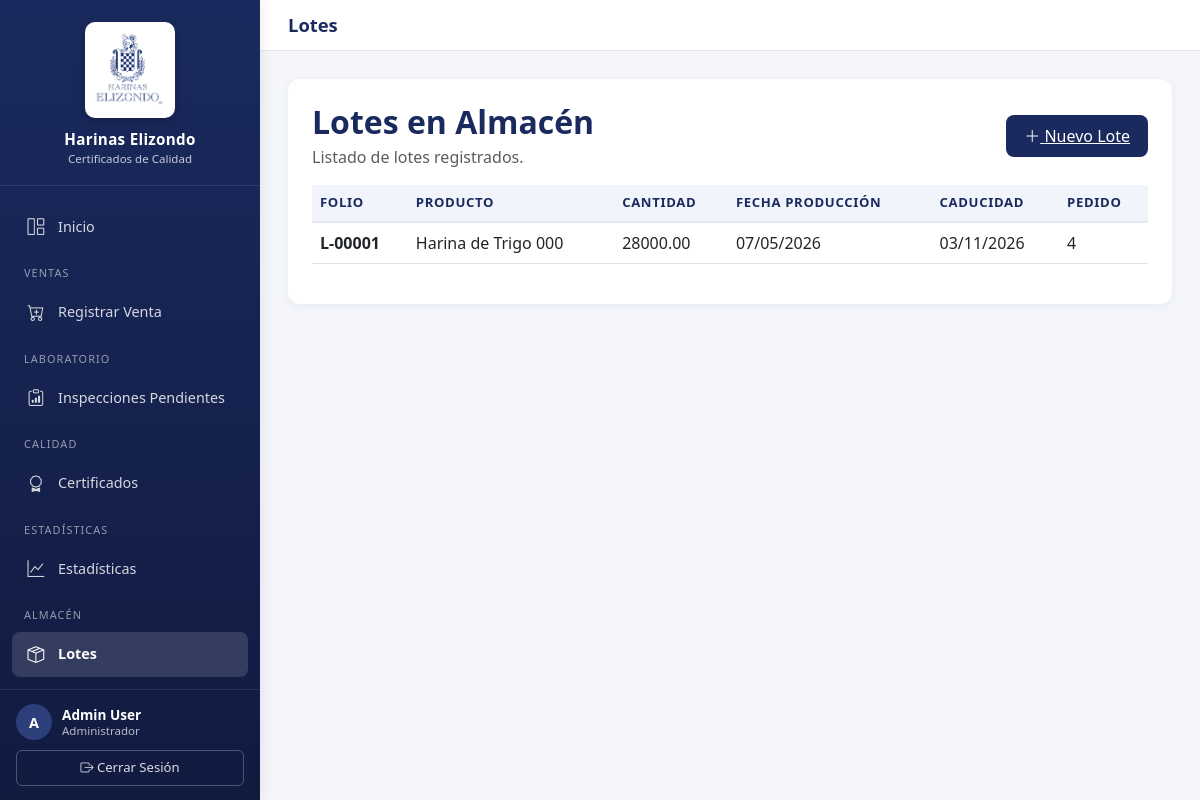
The page /almacen/lotes/ (signed in) on the database as committed earlier.
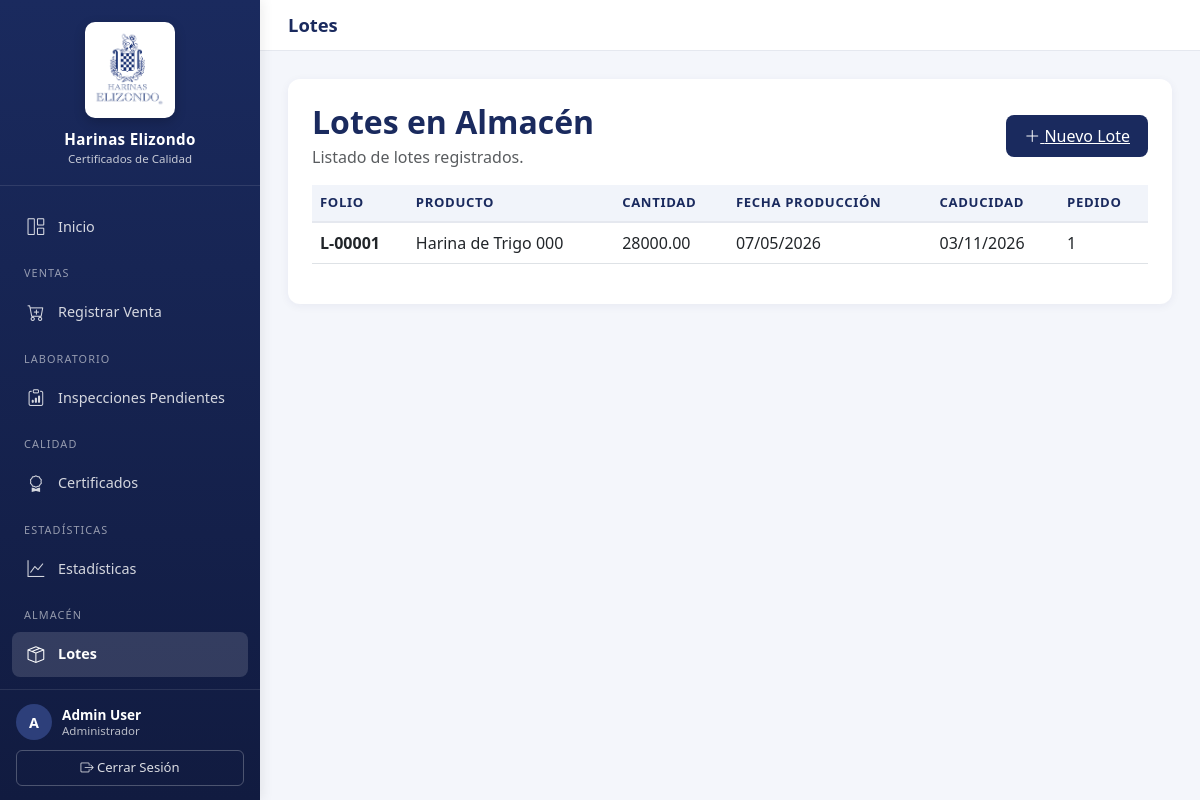
The same page on the database as committed later.
### certificados/models.py (models this page shows, shortened)
class Lote(models.Model):
    pedido = models.ForeignKey(
        Pedido, on_delete=models.CASCADE, blank=True, null=True, related_name="lotes"
    )
    codigo_lote = models.CharField(max_length=50, default="L-TEMP")
    secuencia = models.CharField(max_length=1, default="A")
    producto = models.ForeignKey(
        Producto, on_delete=models.CASCADE, blank=True, null=True
    )
    cantidad = models.DecimalField(
        max_digits=10, decimal_places=2, blank=True, null=True
    )
    fecha_produccion = models.DateField(auto_now_add=True, blank=True, null=True)
    fecha_caducidad = models.DateField(blank=True, null=True)
    activo = models.BooleanField(default=True)

class Producto(models.Model):
    codigo = models.CharField(max_length=30, unique=True)
    nombre = models.CharField(max_length=150)
    descripcion = models.TextField(blank=True)
    activo = models.BooleanField(default=True)
    fecha_alta = models.DateTimeField(auto_now_add=True)

class Pedido(models.Model):
    ESTADOS = (
        ("pendiente", "Pendiente"),
        ("aceptado", "Aceptado"),
        ("rechazado", "Rechazado"),
        ("despachado", "Despachado"),
    )
    cliente = models.ForeignKey(Cliente, on_delete=models.CASCADE)
    producto = models.ForeignKey(
        Producto, on_delete=models.CASCADE, blank=True, null=True
    )
    cantidad = models.DecimalField(max_digits=10, decimal_places=2)
    fecha_pedido = models.DateTimeField(default=timezone.now)
    estado = models.CharField(max_length=20, choices=ESTADOS, default="pendiente")
    venta = models.ForeignKey(
        "Venta", on_delete=models.CASCADE, blank=True, null=True, related_name="pedidos"
    )
    class Meta:
        indexes = [
            models.Index(fields=["cliente", "fecha_pedido"]),
        ]

### certificados/views.py (the view)
# urls.py: path('almacen/lotes/', views.LoteListView.as_view(), name='lote_list'),
class LoteListView(LoginRequiredMixin, RoleRequiredMixin, ListView):
    model = Lote
    template_name = "certificados/almacen_lotes.html"
    context_object_name = "lotes"
    allowed_roles = ["almacen", "lab", "admin"]
    def get_queryset(self):
        return Lote.objects.select_related("pedido__cliente", "producto").order_by("-id")

### certificados/views.py (called while the page is built)
    def test_func(self):
        return self.request.user.is_authenticated and (
            self.request.user.rol in self.allowed_roles
            or self.request.user.rol == "admin"
        )

### certificados/templates/certificados/almacen_lotes.html (shortened to what this page needs)
{% extends "base.html" %}
{% block page_title %}Lotes{% endblock %}
{% block content %}
<div class="card">
    <div class="card-body p-4">
        <div class="d-flex justify-content-between align-items-center mb-3">
            <div>
                <h2 class="card-title mb-1">Lotes en Almacén</h2>
                <p class="text-muted mb-0">Listado de lotes registrados.</p>
            </div>
            <a href="{% url 'lote_create' %}" class="btn-brand">
                <i class="bi bi-plus-lg"></i> Nuevo Lote
            </a>
        </div>
        <div class="table-responsive">
            <table class="table align-middle">
                <thead>
                    <tr>
                        <th>Folio</th>
                        <th>Producto</th>
                        <th>Cantidad</th>
                        <th>Fecha Producción</th>
                        <th>Caducidad</th>
                        <th>Pedido</th>
                    </tr>
                </thead>
                <tbody>
                    {% for lote in lotes %}
                    <tr>
                        <td><strong>{{ lote.codigo_lote }}</strong></td>
                        <td>{{ lote.producto.nombre|default:"-" }}</td>
                        <td>{{ lote.cantidad|default:"-" }}</td>
                        <td>{{ lote.fecha_produccion|date:"d/m/Y"|default:"-" }}</td>
                        <td>{{ lote.fecha_caducidad|date:"d/m/Y"|default:"-" }}</td>
                        <td>{{ lote.pedido.id|default:"-" }}</td>
                    </tr>
                    {% endfor %}
                </tbody>
            </table>
        </div>
    </div>
</div>
{% endblock %}

Rows that differ between the two databases and show on the page:
removed Lote: codigo_lote "L-00001", producto.nombre "Harina de Trigo 000", cantidad "28000.00", fecha_produccion "07/05/2026", fecha_caducidad "03/11/2026", pedido.id "4"
added Lote: codigo_lote "L-00001", producto.nombre "Harina de Trigo 000", cantidad "28000.00", fecha_produccion "07/05/2026", fecha_caducidad "03/11/2026", pedido.id "1"
